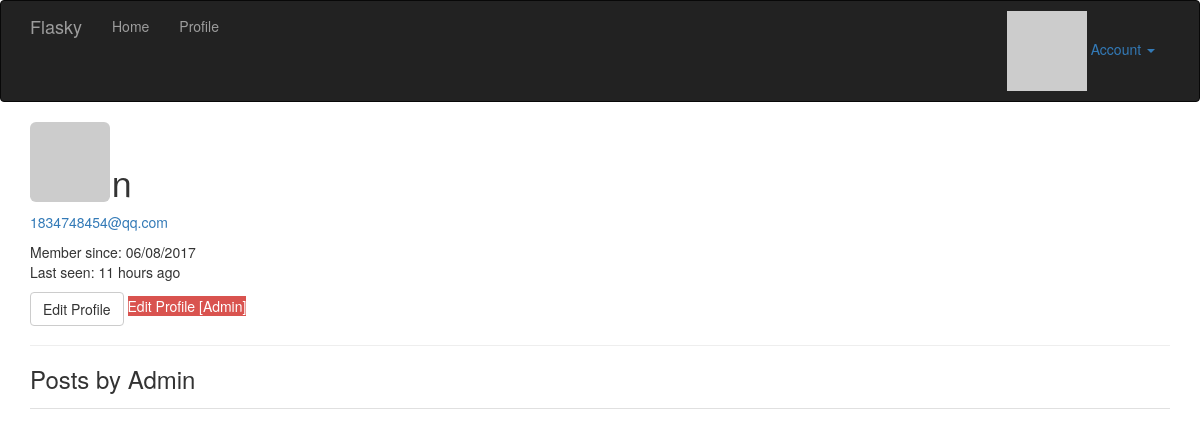
Page /user/Admin (signed in) on the earlier database version.
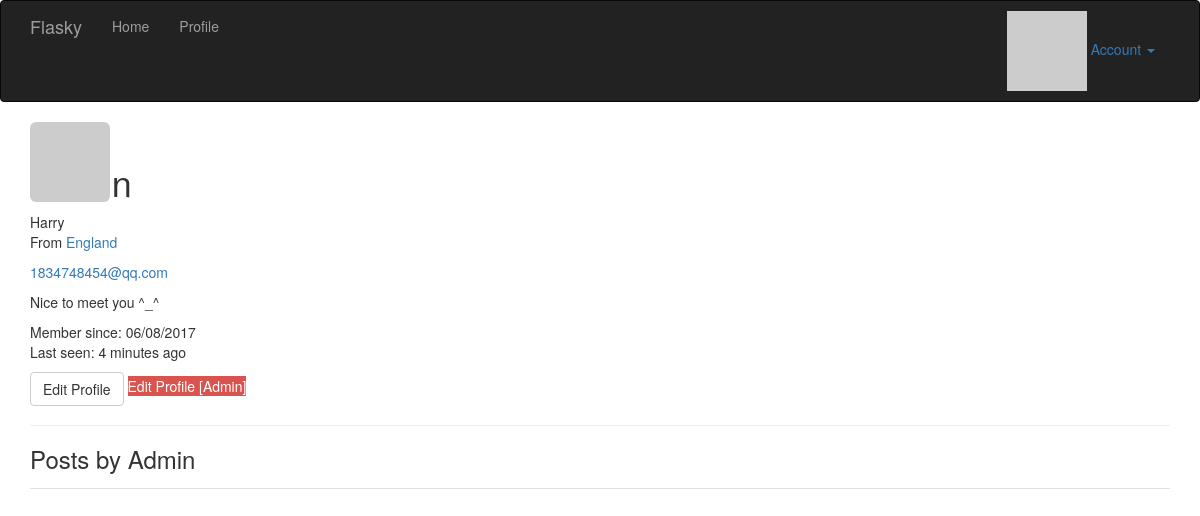
Same page on the later database version.
### app/models.py (models this page shows, shortened)
class User(UserMixin, db.Model):
    __tablename__ = 'users'
    id = db.Column(db.Integer, primary_key=True)
    email = db.Column(db.String(64), unique=True, index=True)
    username = db.Column(db.String(64), unique=True, index=True)
    role_id = db.Column(db.Integer, db.ForeignKey('roles.id'))
    password_hash = db.Column(db.String(128))
    confirmed = db.Column(db.Boolean, default=False)
    name = db.Column(db.String(64))
    location = db.Column(db.String(64))
    about_me = db.Column(db.Text())
    member_since = db.Column(db.DateTime(), default=datetime.utcnow)
    last_seen = db.Column(db.DateTime(), default=datetime.utcnow)
    avatar_hash = db.Column(db.String(32))
    posts = db.relationship("Post", backref="author", lazy="dynamic")
    def can(self, permissions):
        return self.role is not None and (self.role.permissions & permissions) == permissions
    def is_administrator(self):
        return self.can(Permission.ADMINISTER)
    @property
    def password(self):
        raise AttributeError("password is not a readable attribute")
    def gravatar(self, size=100, default="identicon", rating="g"):
        if request.is_secure:
            url = "http://secure.gravatar.com/avatar"
        else:
            url = 'http://www.gravatar.com/avatar'
        hash = self.avatar_hash or hashlib.md5(self.email.encode("utf-8")).hexdigest()
        return '{url}/{hash}?s={size}&d={default}&r={rating}'.format(
            url=url, hash=hash, size=size, default=default, rating=rating)
    def ping(self):
        self.last_seen = datetime.utcnow()
        db.session.add(self)

### app/main/views.py (the view)
@main.route("/user/<username>")
def user(username):
    user = User.query.filter_by(username=username).first()
    if user is None:
        abort(404)
    posts = user.posts.order_by(Post.timestamp.desc()).all()
    return render_template("user.html", user=user, posts=posts)

### app/auth/views.py (called while the page is built)
@auth.before_app_request
def before_request():
    if current_user.is_authenticated:
        current_user.ping()
        if not current_user.confirmed \
                and request.endpoint[:5] != "auth.":
            return redirect(url_for("auth.unconfirmed"))

### app/main/__init__.py (called while the page is built)
@main.app_context_processor
def inject_permissions():
    return dict(Permission=Permission)

### app/models.py (called while the page is built)
@login_manager.user_loader
def load_user(user_id):
    return User.query.get(int(user_id))

### app/templates/user.html (shortened to what this page needs)
{% extends 'base.html' %}
{% import "_macros.html" as macros %}
{% block page_content %}
    <img class="img-rounded profile-thumbnail" src="{{ user.gravatar(size=256) }}" >
	<div class="page-header">
        <h1>{{ user.username }}</h1>
        {% if user.name or user.location %}
        <p>
            {% if user.name %}{{ user.name }}{% endif %}
            {% if user.location %}
                <br />
                From <a href="http://maps.google.com/?q={{ user.location }}">
                    {{ user.location }}
                </a>
            {% endif %}
        </p>
    {% endif %}
    {% if current_user.is_administrator() %}
        <p>
            <a href="mailto:{{ user.email }}">{{ user.email }}</a>
        </p>
    {% endif %}
    {% if user.about_me %}
        <p>{{ user.about_me }}</p>
    {% endif %}
    <p>
        Member since: {{ moment(user.member_since).format("L") }}<br />
        Last seen: {{ moment(user.last_seen).fromNow() }}
    </p>
    <p>
        {% if user == current_user %}
            <a class="btn btn-default" href="{{ url_for(".edit_profile") }}">
                Edit Profile
            </a>
        {% endif %}
        {% if current_user.is_administrator() %}
            <a class="btn-danger"  href="{{ url_for(".edit_profile_admin", id=user.id) }}">
                Edit Profile [Admin]
            </a>
        {% endif %}
    </p>
	</div>
    <h3>Posts by {{ user.username }}</h3>
    {% include "_posts.html" %}
{% endblock %}

### app/templates/base.html (shortened to what this page needs)
{% extends 'bootstrap/base.html' %}
{% block head %}
	{{ super() }}
    <link rel="stylesheet"  href="{{ url_for("static", filename='css/styles.css') }}" type="text/css">
{% endblock %}
{% block navbar %}
<div class="navbar navbar-inverse" role='navigation'>
	<div class="container">
		<div class="navbar-header">
			<a class="navbar-brand" href="{{ url_for('main.index') }}">Flasky</a>
		</div>
		<div class="navbar-collapse collapse">
			<ul class="nav navbar-nav">
				<li><a href="{{ url_for('main.index') }}">Home</a></li>
                {% if current_user.is_authenticated %}
                    <li>
                        <a href="{{ url_for("main.user", username=current_user.username) }}">
                            Profile
                        </a>
                    </li>
                {% endif %}
			</ul>
            <ul class="nav navbar-right">
                {% if current_user.is_authenticated %}
                 <li class="dropdown">
                    <a href="#" class="dropdown-toggle" data-toggle="dropdown">
                        <img src="{{ current_user.gravatar(size=18) }}">
                        Account <b class="caret"></b></a>
                </li>
                {% else %}
                <li>
                    <a href="{{ url_for('auth.login') }}">Log In</a>
                </li>
                {% endif %}
            </ul>
		</div>
	</div>
</div>
{% endblock %}
{% block content %}
	<div class="container">
		{% block page_content %}{% endblock %}
	</div>
{% endblock %}

### app/templates/_posts.html (shortened to what this page needs)
<ul class="posts">
</ul>

### app/static/css/styles.css (style rules this page uses)
.profile-thumbnail { position: absolute; }
ul.posts { list-style-type: none; padding: 0px; margin: 16px 0px 0px 0px; border-top: 1px solid #e0e0e0; }

Differences in the rows shown:
changed User "Admin": name (not shown) → "Harry"; location (not shown) → "England"; about_me (not shown) → "Nice to meet you ^_^"; last_seen "11 hours ago" → "4 minutes ago"
Other differences:
text now shown: "From"
